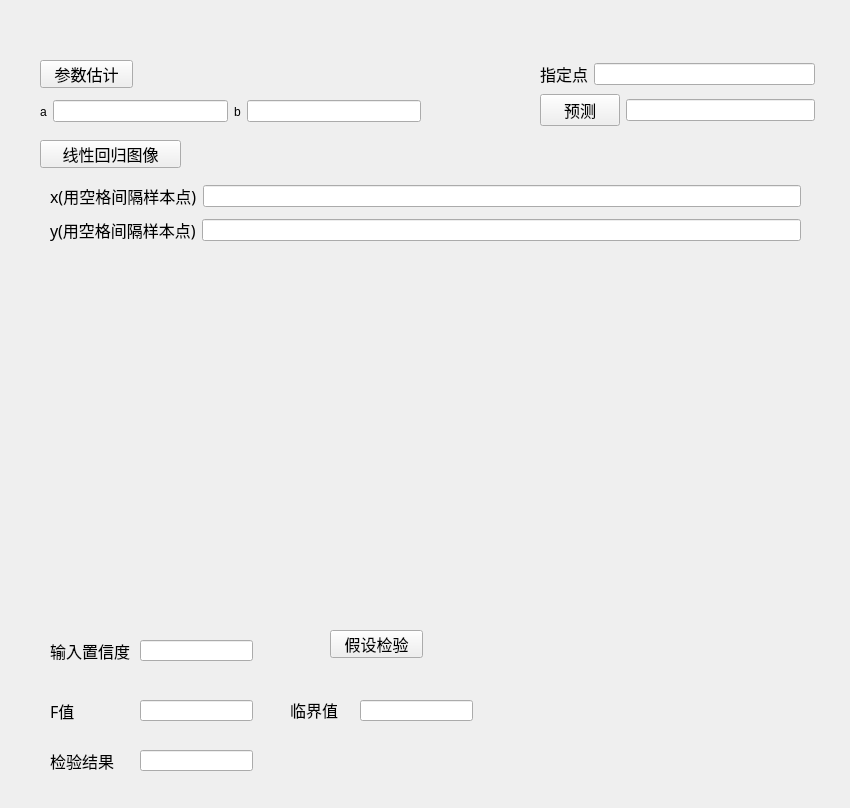
<?xml version="1.0" encoding="UTF-8"?>
<ui version="4.0">
 <class>Linear_regression_Form</class>
 <widget class="QWidget" name="Linear_regression_Form">
  <property name="geometry">
   <rect>
    <x>0</x>
    <y>0</y>
    <width>850</width>
    <height>808</height>
   </rect>
  </property>
  <property name="windowTitle">
   <string>线性回归</string>
  </property>
  <widget class="QPushButton" name="pushButton">
   <property name="geometry">
    <rect>
     <x>40</x>
     <y>60</y>
     <width>93</width>
     <height>28</height>
    </rect>
   </property>
   <property name="font">
    <font>
     <family>Agency FB</family>
     <pointsize>12</pointsize>
    </font>
   </property>
   <property name="text">
    <string>参数估计</string>
   </property>
  </widget>
  <widget class="QPushButton" name="pushButton_2">
   <property name="geometry">
    <rect>
     <x>40</x>
     <y>140</y>
     <width>141</width>
     <height>28</height>
    </rect>
   </property>
   <property name="font">
    <font>
     <family>Agency FB</family>
     <pointsize>12</pointsize>
    </font>
   </property>
   <property name="text">
    <string>线性回归图像</string>
   </property>
  </widget>
  <widget class="Plot" name="widget" native="true">
   <property name="geometry">
    <rect>
     <x>50</x>
     <y>260</y>
     <width>741</width>
     <height>351</height>
    </rect>
   </property>
   <property name="font">
    <font>
     <family>Agency FB</family>
     <pointsize>12</pointsize>
    </font>
   </property>
  </widget>
  <widget class="QWidget" name="layoutWidget">
   <property name="geometry">
    <rect>
     <x>540</x>
     <y>60</y>
     <width>275</width>
     <height>70</height>
    </rect>
   </property>
   <layout class="QVBoxLayout" name="verticalLayout">
    <item>
     <layout class="QHBoxLayout" name="horizontalLayout">
      <item>
       <widget class="QLabel" name="label_3">
        <property name="font">
         <font>
          <family>Agency FB</family>
          <pointsize>12</pointsize>
         </font>
        </property>
        <property name="text">
         <string>指定点</string>
        </property>
       </widget>
      </item>
      <item>
       <widget class="QLineEdit" name="lineEdit_3"/>
      </item>
     </layout>
    </item>
    <item>
     <layout class="QHBoxLayout" name="horizontalLayout_2">
      <item>
       <widget class="QPushButton" name="pushButton_3">
        <property name="font">
         <font>
          <family>Agency FB</family>
          <pointsize>12</pointsize>
         </font>
        </property>
        <property name="text">
         <string>预测</string>
        </property>
       </widget>
      </item>
      <item>
       <widget class="QLineEdit" name="lineEdit_4">
        <property name="readOnly">
         <bool>true</bool>
        </property>
       </widget>
      </item>
     </layout>
    </item>
   </layout>
  </widget>
  <widget class="QWidget" name="layoutWidget">
   <property name="geometry">
    <rect>
     <x>40</x>
     <y>100</y>
     <width>381</width>
     <height>23</height>
    </rect>
   </property>
   <layout class="QHBoxLayout" name="horizontalLayout_3">
    <item>
     <widget class="QLabel" name="label">
      <property name="text">
       <string>a</string>
      </property>
     </widget>
    </item>
    <item>
     <widget class="QLineEdit" name="lineEdit">
      <property name="readOnly">
       <bool>true</bool>
      </property>
     </widget>
    </item>
    <item>
     <widget class="QLabel" name="label_2">
      <property name="text">
       <string>b</string>
      </property>
     </widget>
    </item>
    <item>
     <widget class="QLineEdit" name="lineEdit_2">
      <property name="readOnly">
       <bool>true</bool>
      </property>
     </widget>
    </item>
   </layout>
  </widget>
  <widget class="QWidget" name="layoutWidget">
   <property name="geometry">
    <rect>
     <x>50</x>
     <y>180</y>
     <width>751</width>
     <height>66</height>
    </rect>
   </property>
   <layout class="QVBoxLayout" name="verticalLayout_2">
    <item>
     <layout class="QHBoxLayout" name="horizontalLayout_4">
      <item>
       <widget class="QLabel" name="label_4">
        <property name="font">
         <font>
          <family>Agency FB</family>
          <pointsize>12</pointsize>
         </font>
        </property>
        <property name="text">
         <string>x(用空格间隔样本点)</string>
        </property>
       </widget>
      </item>
      <item>
       <widget class="QLineEdit" name="lineEdit_5"/>
      </item>
     </layout>
    </item>
    <item>
     <layout class="QHBoxLayout" name="horizontalLayout_5">
      <item>
       <widget class="QLabel" name="label_5">
        <property name="font">
         <font>
          <family>Agency FB</family>
          <pointsize>12</pointsize>
         </font>
        </property>
        <property name="text">
         <string>y(用空格间隔样本点)</string>
        </property>
       </widget>
      </item>
      <item>
       <widget class="QLineEdit" name="lineEdit_6"/>
      </item>
     </layout>
    </item>
   </layout>
  </widget>
  <widget class="QPushButton" name="pushButton_4">
   <property name="geometry">
    <rect>
     <x>330</x>
     <y>630</y>
     <width>93</width>
     <height>28</height>
    </rect>
   </property>
   <property name="font">
    <font>
     <family>Agency FB</family>
     <pointsize>12</pointsize>
    </font>
   </property>
   <property name="text">
    <string>假设检验</string>
   </property>
  </widget>
  <widget class="QLabel" name="label_6">
   <property name="geometry">
    <rect>
     <x>50</x>
     <y>640</y>
     <width>81</width>
     <height>21</height>
    </rect>
   </property>
   <property name="font">
    <font>
     <family>Agency FB</family>
     <pointsize>12</pointsize>
    </font>
   </property>
   <property name="text">
    <string>输入置信度</string>
   </property>
  </widget>
  <widget class="QLineEdit" name="lineEdit_7">
   <property name="geometry">
    <rect>
     <x>140</x>
     <y>640</y>
     <width>113</width>
     <height>21</height>
    </rect>
   </property>
  </widget>
  <widget class="QLabel" name="label_7">
   <property name="geometry">
    <rect>
     <x>50</x>
     <y>700</y>
     <width>51</width>
     <height>21</height>
    </rect>
   </property>
   <property name="font">
    <font>
     <family>Agency FB</family>
     <pointsize>12</pointsize>
    </font>
   </property>
   <property name="text">
    <string>F值</string>
   </property>
  </widget>
  <widget class="QLineEdit" name="lineEdit_8">
   <property name="geometry">
    <rect>
     <x>140</x>
     <y>700</y>
     <width>113</width>
     <height>21</height>
    </rect>
   </property>
  </widget>
  <widget class="QLabel" name="label_8">
   <property name="geometry">
    <rect>
     <x>290</x>
     <y>700</y>
     <width>61</width>
     <height>20</height>
    </rect>
   </property>
   <property name="font">
    <font>
     <family>Agency FB</family>
     <pointsize>12</pointsize>
    </font>
   </property>
   <property name="text">
    <string>临界值</string>
   </property>
  </widget>
  <widget class="QLineEdit" name="lineEdit_9">
   <property name="geometry">
    <rect>
     <x>360</x>
     <y>700</y>
     <width>113</width>
     <height>21</height>
    </rect>
   </property>
  </widget>
  <widget class="QLabel" name="label_9">
   <property name="geometry">
    <rect>
     <x>50</x>
     <y>750</y>
     <width>81</width>
     <height>21</height>
    </rect>
   </property>
   <property name="font">
    <font>
     <family>Agency FB</family>
     <pointsize>12</pointsize>
    </font>
   </property>
   <property name="text">
    <string>检验结果</string>
   </property>
  </widget>
  <widget class="QLineEdit" name="lineEdit_10">
   <property name="geometry">
    <rect>
     <x>140</x>
     <y>750</y>
     <width>113</width>
     <height>21</height>
    </rect>
   </property>
  </widget>
 </widget>
 <customwidgets>
  <customwidget>
   <class>Plot</class>
   <extends>QWidget</extends>
   <header>Plot.h</header>
   <container>1</container>
  </customwidget>
 </customwidgets>
 <resources/>
 <connections/>
</ui>
